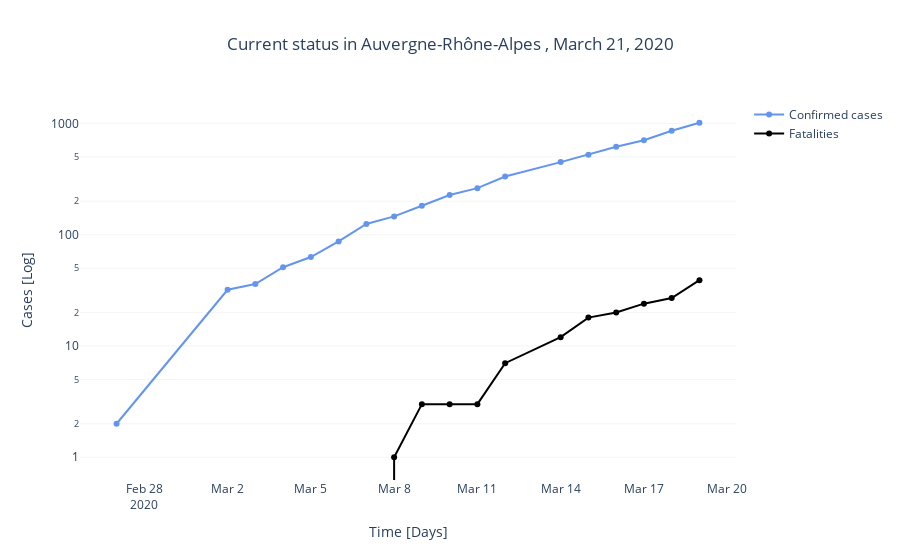

Notebook source saved alongside this figure:
### Markdown cell above
Display the evolution of the coronavirus in Auvergne-Rhône-Alpes for the last months, for the dataset with source from Sante publique France, doest not display the number of fatalities, compare to the data source ARS AuvergneRhoneAlpes. for the moment the chart use the ARS source (21 March 2020)

### Code cell
dplot.disp_cumulative(df_reg, reg_std)

### Figure 1 — Plotly figure (JSON) as saved in the notebook; plotly's stock layout.template omitted (floating-point values rounded to 4 significant figures)
{"data": [{"marker": {"color": "CornflowerBlue"}, "mode": "lines+markers", "name": "Confirmed cases", "type": "scatter", "x": ["2020-02-27T00:00:00", "2020-03-02T00:00:00", "2020-03-03T00:00:00", "2020-03-04T00:00:00", "2020-03-05T00:00:00", "2020-03-06T00:00:00", "2020-03-07T00:00:00", "2020-03-08T00:00:00", "2020-03-09T00:00:00", "2020-03-10T00:00:00", "2020-03-11T00:00:00", "2020-03-12T00:00:00", "2020-03-14T00:00:00", "2020-03-15T00:00:00", "2020-03-16T00:00:00", "2020-03-17T00:00:00", "2020-03-18T00:00:00", "2020-03-19T00:00:00"], "y": [2, 32, 36, 51, 63, 87, 125, 146, 182, 227, 262, 333, 449, 523, 617, 706, 858, 1014]}, {"marker": {"color": "black"}, "mode": "lines+markers", "name": "Fatalities", "type": "scatter", "x": ["2020-02-27T00:00:00", "2020-03-02T00:00:00", "2020-03-03T00:00:00", "2020-03-04T00:00:00", "2020-03-05T00:00:00", "2020-03-06T00:00:00", "2020-03-07T00:00:00", "2020-03-08T00:00:00", "2020-03-09T00:00:00", "2020-03-10T00:00:00", "2020-03-11T00:00:00", "2020-03-12T00:00:00", "2020-03-14T00:00:00", "2020-03-15T00:00:00", "2020-03-16T00:00:00", "2020-03-17T00:00:00", "2020-03-18T00:00:00", "2020-03-19T00:00:00"], "y": [0, 0, 0, 0, 0, 0, 0, 1, 3, 3, 3, 7, 12, 18, 20, 24, 27, 39]}], "layout": {"autosize": true, "plot_bgcolor": "white", "title": {"text": "Current status in Auvergne-Rhône-Alpes , March 21, 2020", "x": 0.5}, "xaxis": {"autorange": true, "range": ["2020-02-25 18:06:36.5443", "2020-03-20 05:53:23.4557"], "title": {"text": "Time [Days]"}, "type": "date"}, "yaxis": {"autorange": true, "gridcolor": "gainsboro", "gridwidth": 0.3, "range": [-0.2202, 3.226], "showgrid": true, "title": {"text": "Cases [Log]"}, "type": "log"}}}
